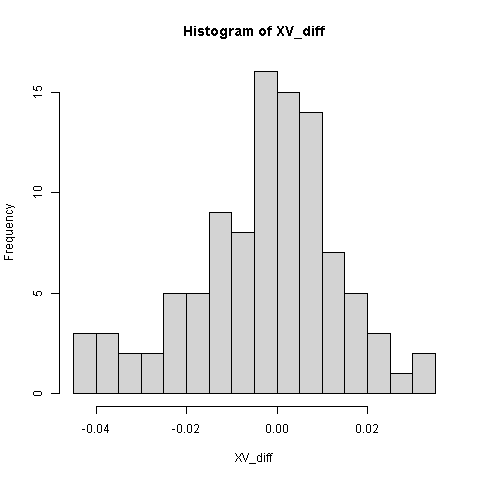

Source code (R):
sim.logS <- function(S_0, mu, sigma, T_, N) {
  dt <- T_/N
  muT <- (mu - 0.5*sigma^2)

  logS_t <- vector("double", N)
  logS_t[1] <- as.numeric(log(S_0))
  
  BM <- rnorm(N,mean = 0, sd = sqrt(dt))
  
  for (i in 2:N) {
    logS_t[i] <- muT*dt + sigma*BM[i-1] + logS_t[i - 1]
  }
  return(logS_t)
}

parameters <- read.table("input.txt", sep=",")


#TEST, SET PARAMETERS
S_0 <- as.numeric(parameters[1])
B_0 <- as.numeric(parameters[2])
mu <- as.numeric(parameters[3])
sigma <- as.numeric(parameters[4])
r <- as.numeric(parameters[5])
T_ <- as.numeric(parameters[6])
p <- as.numeric(parameters[7])
N <- as.numeric(parameters[8])
M <- as.numeric(parameters[9])

dt <- T_/N
t <- 1:N

#B
f_1 <- function(t) (log(B_0) + r*dt*(t))
XV_diff <- vector("double", M)

for (j in 1:M){
  
  #S_t
  logS_t <- sim.logS(S_0,mu, sigma, T_, N)
  S <- exp(logS_t)
  #####################################################################################
  
  #v(S_t,t)
  v_t <- vector("double", N)
  v_t[1] <- exp(-r*(T_))*((S[1])^p)*exp(p*(r - 0.5*sigma^2)*(T_) + 0.5*(p^2)*sigma^2*(T_))
  
  for (i in 2:N) {
    v_t[i] <- exp(-r*(T_ - i*dt))*((S[i])^p)*exp(p*(r - 0.5*sigma^2)*(T_ - i*dt) + 0.5*(p^2)*sigma^2*(T_ - i*dt))
  }
  ###########################################################################################
  
  # Delta_t
  Delta_t <- vector("double", N)
  Delta_t[1] <- p*exp(-r*(T_))*((S[1])^(p - 1))*exp(p*(r - 0.5*sigma^2)*(T_) + 0.5*(p^2)*(sigma^2)*(T_))
  for (i in 2:N) {
    Delta_t[i] <- p*exp(-r*(T_ - i*dt))*((S[i])^(p - 1))*exp(p*(r - 0.5*sigma^2)*(T_ - i*dt) + 0.5*(p^2)*(sigma^2)*(T_ - i*dt))
  }
  ###########################################################################################
  
  # X_t
  X_t <- vector("double", N)
  X_t[1] <- v_t[1]
  for (i in 2:N) {
    X_t[i] <- as.numeric(Delta_t[i - 1])*(S[i] - S[i - 1]) + (X_t[i - 1] - Delta_t[i - 1]*S[i - 1])*(exp(f_1(i)) - exp(f_1(i - 1)))/exp(f_1(i - 1)) + X_t[i - 1]
  }
  
  XV_diff[j] <- X_t[N] - v_t[N]
}



png("partf.png")
hist(XV_diff, breaks=20)

dev.off()


